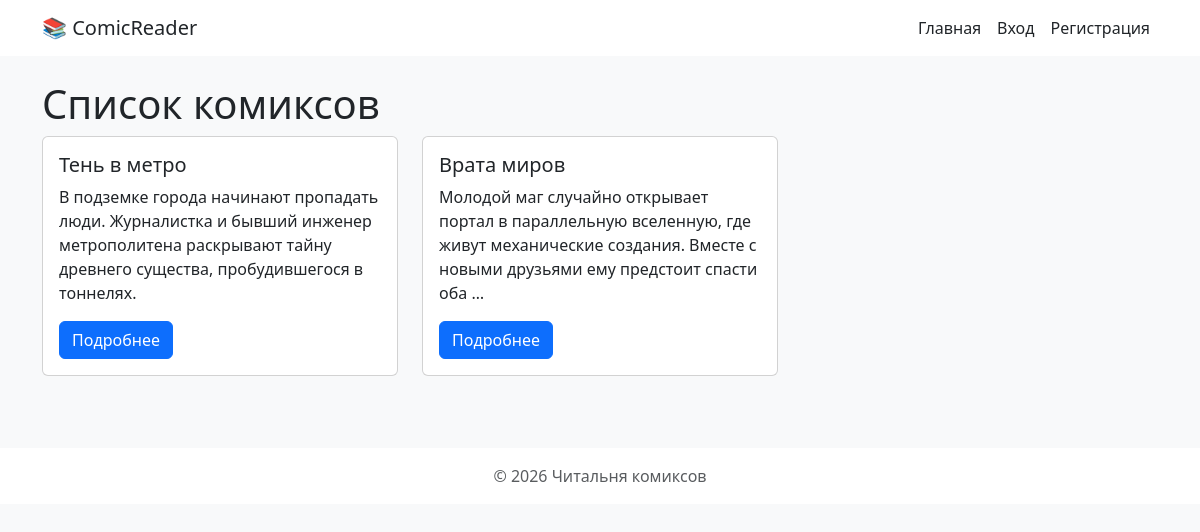
The page / on the database its author committed.
### comics/models.py (models this page shows, shortened)
class BaseModel(models.Model):
    created_at = models.DateTimeField(auto_now_add=True)
    updated_at = models.DateTimeField(auto_now=True)
    class Meta:
        abstract = True

class Comic(BaseModel):
    GENRE_CHOICES = [
        ('superhero', 'Супергероика'),
        ('manga', 'Манга'),
        ('horror', 'Ужасы'),
        ('fantasy', 'Фэнтези'),
        ('sci-fi', 'Научная фантастика'),
        ('other', 'Другое'),
    ]
    title = models.CharField(max_length=200, verbose_name='Название')
    description = models.TextField(verbose_name='Описание')
    cover = models.ImageField(upload_to='comic_covers/', blank=True, null=True, verbose_name='Обложка')
    genre = models.CharField(max_length=20, choices=GENRE_CHOICES, default='other', verbose_name='Жанр')
    release_date = models.DateField(verbose_name='Дата выпуска')
    class Meta:
        verbose_name = 'Комикс'
        verbose_name_plural = 'Комиксы'
        ordering = ['-created_at']

### comics/views.py (the view)
# urls.py: path('', views.comic_list, name='comic_list'),
def comic_list(request):
    comics = Comic.objects.all()
    genre_filter = request.GET.get('genre')
    if genre_filter and genre_filter != '':
        comics = comics.filter(genre=genre_filter)
    search_q = request.GET.get('q')
    if search_q:
        comics = comics.filter(Q(title__icontains=search_q))
    sort_by = request.GET.get('sort')
    if sort_by == 'title':
        comics = comics.order_by('title')
    elif sort_by == '-title':
        comics = comics.order_by('-title')
    elif sort_by == 'release_date':
        comics = comics.order_by('release_date')
    elif sort_by == '-release_date':
        comics = comics.order_by('-release_date')
    elif sort_by == 'rating':
        comics = comics.annotate(avg_rating=Avg('reviews__rating')).order_by('avg_rating')
    elif sort_by == '-rating':
        comics = comics.annotate(avg_rating=Avg('reviews__rating')).order_by('-avg_rating')
    else:
        comics = comics.order_by('-created_at')
    paginator = Paginator(comics, 9)
    page_number = request.GET.get('page')
    page_obj = paginator.get_page(page_number)
    context = {
        'page_obj': page_obj,
        'genres': Comic.GENRE_CHOICES,
        'current_genre': genre_filter,
        'current_sort': sort_by,
        'search_q': search_q,
    }
    return render(request, 'comics/comic_list.html', context)

### comics/context_processors.py (called while the page is built)
def theme_settings(request):
    if request.user.is_authenticated:
        settings, _ = UserSettings.objects.get_or_create(user=request.user)
        theme = settings.theme
        font_size = settings.font_size
    else:
        theme = request.COOKIES.get('theme', 'light')
        font_size = request.COOKIES.get('font_size', 'medium')
    return {
        'user_theme': theme,
        'user_font_size': font_size,
    }

### comics/templates/comics/comic_list.html
{% extends 'comics/base.html' %}
{% block content %}
<h1>Список комиксов</h1>
<div class="row">
    {% for comic in page_obj %}
        <div class="col-md-4 mb-4">
            <div class="card">
                <div class="card-body">
                    <h5 class="card-title">{{ comic.title }}</h5>
                    <p class="card-text">{{ comic.description|truncatewords:20 }}</p>
                    <a href="{% url 'comic_detail' comic.pk %}" class="btn btn-primary">Подробнее</a>
                </div>
            </div>
        </div>
    {% empty %}
        <p>Комиксов пока нет. <a href="/admin">Добавьте их через админку</a>.</p>
    {% endfor %}
</div>
{% endblock %}

### comics/templates/comics/base.html (shortened to what this page needs)
{% load static %}
<!DOCTYPE html>
<html lang="ru">
<head>
    <link href="https://cdn.jsdelivr.net/npm/bootstrap@5.3.0-alpha1/dist/css/bootstrap.min.css" rel="stylesheet">
</head>
<body>
    <nav class="navbar navbar-expand-lg">
        <div class="container">
            <a class="navbar-brand" href="{% url 'comic_list' %}">📚 ComicReader</a>
            <div class="collapse navbar-collapse" id="navbarNav">
                <ul class="navbar-nav ms-auto">
                    <li class="nav-item"><a class="nav-link" href="{% url 'comic_list' %}">Главная</a></li>
                    {% if user.is_authenticated %}
                        <li class="nav-item"><a class="nav-link" href="{% url 'user_settings' %}">Настройки</a></li>
                        <li class="nav-item"><a class="nav-link" href="{% url 'logout' %}">Выйти ({{ user.username }})</a></li>
                        {% if user.is_staff %}
                            <li class="nav-item"><a class="nav-link" href="/admin">Админка</a></li>
                            <li class="nav-item"><a class="nav-link" href="{% url 'export_report' %}">Отчёт XLSX</a></li>
                        {% endif %}
                    {% else %}
                        <li class="nav-item"><a class="nav-link" href="{% url 'login' %}">Вход</a></li>
                        <li class="nav-item"><a class="nav-link" href="{% url 'register' %}">Регистрация</a></li>
                    {% endif %}
                </ul>
            </div>
        </div>
    </nav>
    <div class="container mt-4">
        {% block content %}{% endblock %}
    </div>
    <footer class="footer mt-5 py-3 text-center">
        <div class="container">
            <span class="text-muted">© 2026 Читальня комиксов</span>
        </div>
    </footer>
</body>
</html>

### rows shown on the page
Comic: title "Тень в метро", description "В подземке города начинают пропадать люди. Журналистка и бывший инженер метрополитена раскрывают тайну древнего существа, пробудившегося в тоннелях."
Comic: title "Врата миров", description "Молодой маг случайно открывает портал в параллельную вселенную, где живут механические создания. Вместе с новыми друзьями ему предстоит спасти оба …"
